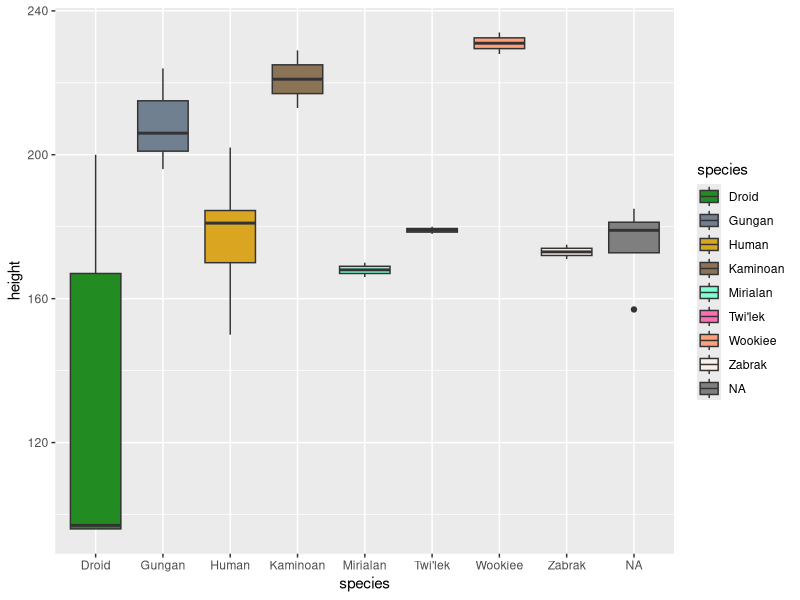
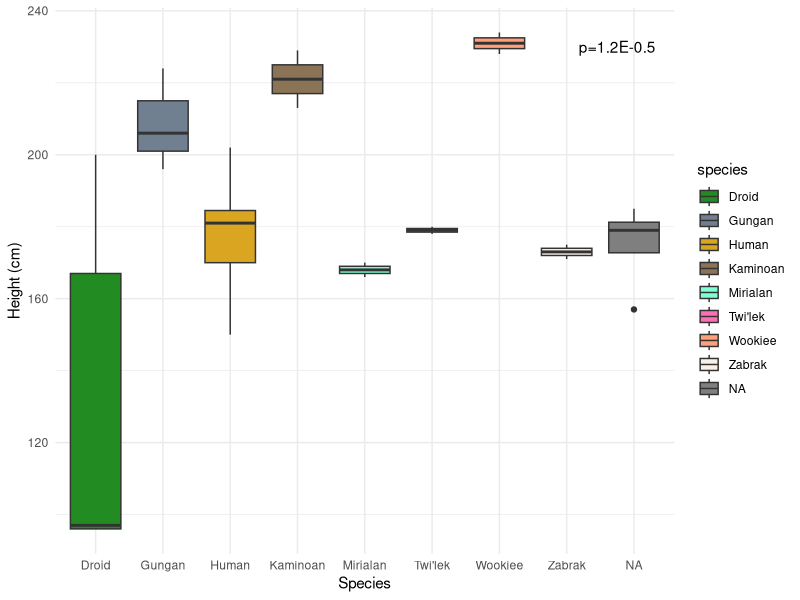

Generate these figures, in order, with R:
## ---- chunk 1
library(tidyverse)
view(starwars)

newtibble <- starwars %>%
  group_by(species) %>%
  summarize(TotalNumber=n()) %>%
  filter(TotalNumber>1)
newtibble

sw <- starwars %>%
  filter(species %in% newtibble$species)
## ---- chunk 2
anyNA(sw)
sw
clean <- sw[complete.cases(sw[,2]),]
clean
clean2 <-group_by(clean, species)
summarize(clean2, mean(height), median(height), sd(height))
## ---- chunk 3
palete <- c("forestgreen", "slategray", "goldenrod", "burlywood4", "aquamarine1", "hotpink1", "lightsalmon", "linen", "tan")
p1 <- ggplot(data=clean2, mapping=aes(x=species, y=height, fill=species)) + geom_boxplot() + scale_fill_manual(values=palete)
p1
p2 <- p1 + theme_minimal(base_family = "sans") + labs(y="Height (cm)", x="Species") + annotate(geom="text", label="p=1.2E-0.5", x=8.75, y=230)
p2
## ---- chunk 4

